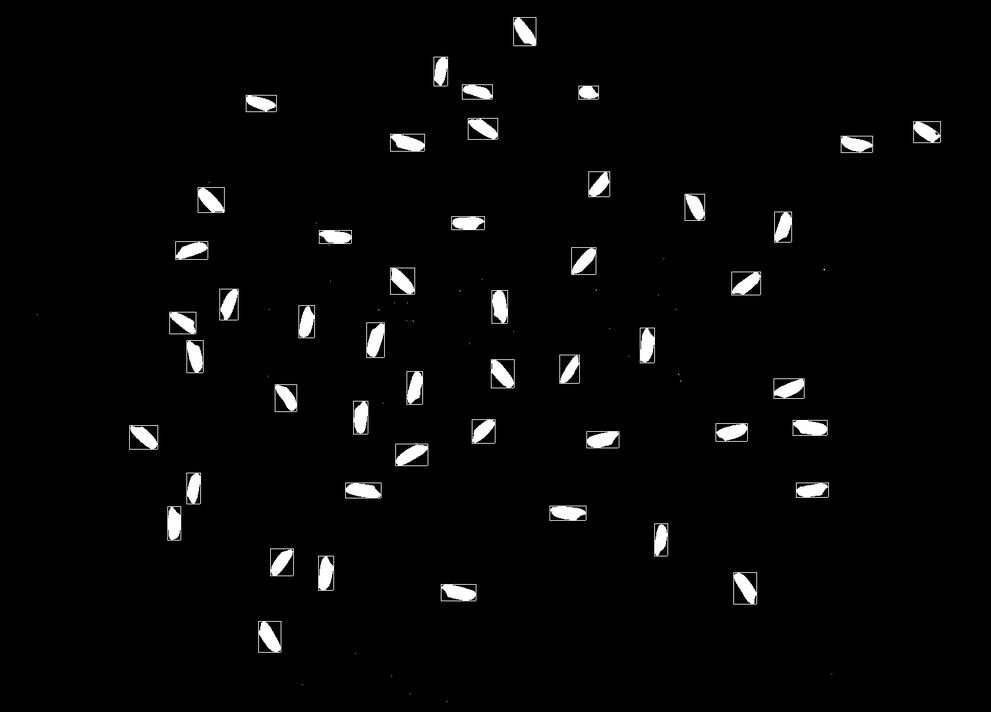
#> input picture 01 - retangularizada.bmp, 991 x 712 px, shrunk from 1504 x 1080 before the run, given in place of arroz.bmp, which was not available
$ python main.py   (Python 2 division)
#> lines starting #> are read from the running program, lines starting #| are printed output that depends on the picture; after the words box and inside, x2 and y2 are one past the last pixel; in counts of white or black regions, pixels touching at a corner belong together; pictures that were not available may be replaced by others from this repository, and a replacement may not be noted
#> further down, image is the input picture: shape (712, 991); min 0, max 255, mean 6.9

# coding: utf-8

# In[1]:


import cv2
import time


# In[2]:


global NEGATIVO
global THRESHOLD
global ALTURA_MIN
global LARGURA_MIN
global N_PIXELS_MIN

NEGATIVO = 0
THRESHOLD = 200
ALTURA_MIN = 10
LARGURA_MIN = 10
N_PIXELS_MIN = 20


# In[3]:


def binariza (entrada, saida, threshold):
#> called with threshold = 200
    for altura in range(entrada.shape[0]):
        for largura in range(entrada.shape[1]):
            if entrada[altura][largura] >= threshold:
                saida[altura][largura] = 255
            else:
                saida[altura][largura] = 0
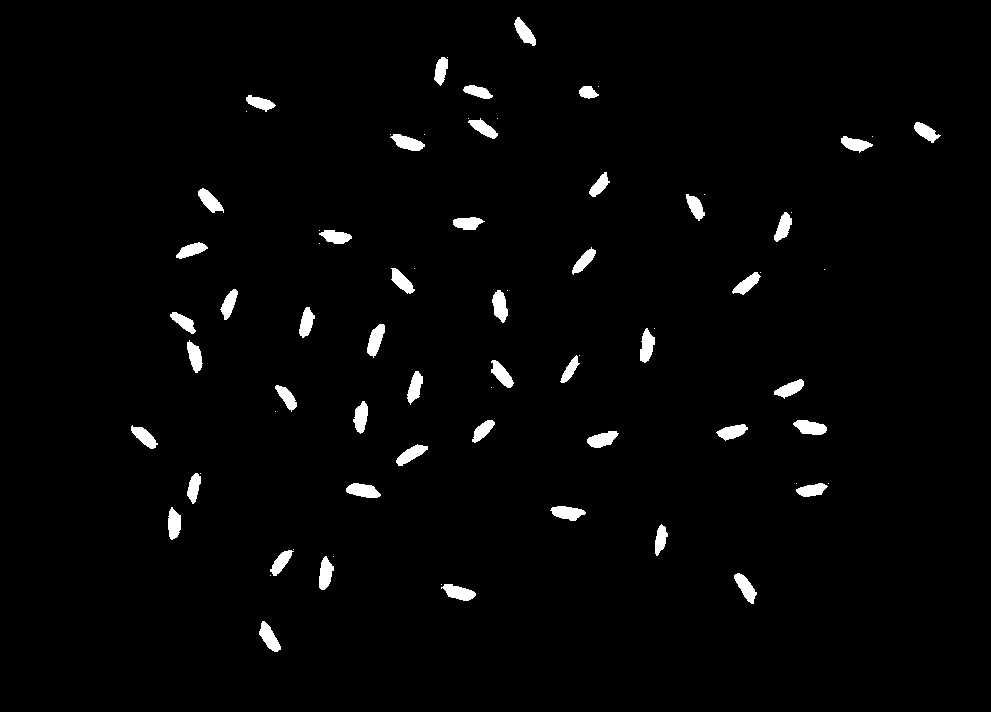
#> saida: shape (712, 991); 2.1% white; 76 white regions (27 under 20 px), largest, box (x1, y1, x2, y2) and area: (346, 483, 381, 498) 366, (793, 420, 827, 435) 362, (367, 324, 385, 358) 359
    return saida


# In[4]:


def negativo(imagem):
    for linha in range(len(imagem)):
        for coluna in range(len(imagem[linha])):
            imagem[linha][coluna] = 255 - int(imagem[linha][coluna])
    return imagem


# In[5]:


class Rectangle:
    def __init__(self, x_min, x_max, y_min, y_max):
        self.x_min = x_min
        self.x_max = x_max
        self.y_min = y_min
        self.y_max = y_max


# In[6]:


class Component:
    def __init__(self, label, n_pixels, rect):
        self.label = label
        self.n_pixels = n_pixels
        self.rect = rect


# In[11]:


def rotula (entrada, componentes, largura_min, altura_min, n_pixels_min):
#> called with componentes = 0, largura_min = 10, altura_min = 10, n_pixels_min = 20
    label = 0.1
    #Inicia Lista de componentes
    componentes = []
    imagem=entrada.copy()

    for altura in range(entrada.shape[0]):
        for largura in range(entrada.shape[1]):
            #Se o pixel for branco
            if entrada[altura][largura] == 255:
                #Comece a inundação
                componente = inunda(label, entrada, altura, largura, 1, Rectangle(largura,largura,altura,altura))
                #Se o objeto inundado tiver mais pixels do que o numero minimo definido
                if componente != 0:
                    if componente.n_pixels >= n_pixels_min:
                        if (componente.rect.x_max - componente.rect.x_min) >= largura_min:
                            if(componente.rect.y_max - componente.rect.y_min) >= altura_min:
                                #Adicione ao lista de componentes e incremente a label
                                componentes.append(componente)
                                label = label+0.1
#> this loop made 712 passes
#> after the loop, componentes = 49 items; label = 5

    #printando todos os componentes encontrados
    for i in componentes:
        imagem = desenhaRetangulo(i, 1, imagem)
#> this loop made 49 passes
#> (y_max in desenhaRetangulo, y_min in desenhaRetangulo, x_max in desenhaRetangulo, x_min in desenhaRetangulo) on passes 1 to 12: (46, 16, 536, 513), (86, 56, 448, 433), (99, 84, 493, 462), (99, 85, 599, 578), (112, 94, 276, 245), (139, 117, 498, 467), (143, 121, 941, 913), (151, 133, 425, 389), (153, 135, 873, 840), (197, 171, 610, 588), (213, 187, 224, 197), (221, 193, 705, 685)
#> pass 3, in rotula, `imagem = desenhaRetangulo(i, 1, imagem)`:
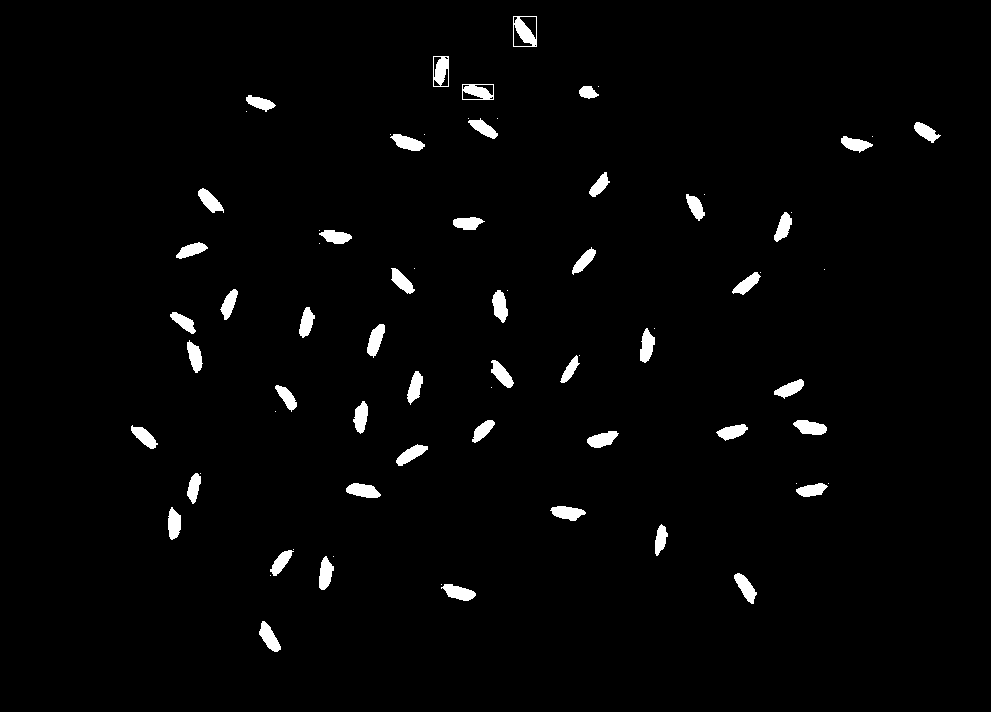
#> imagem: shape (712, 991); 2.2% white; 75 white regions (26 under 20 px), largest, box (x1, y1, x2, y2) and area: (513, 16, 537, 47) 421, (346, 483, 381, 498) 366, (793, 420, 827, 435) 362
#> after the loop:
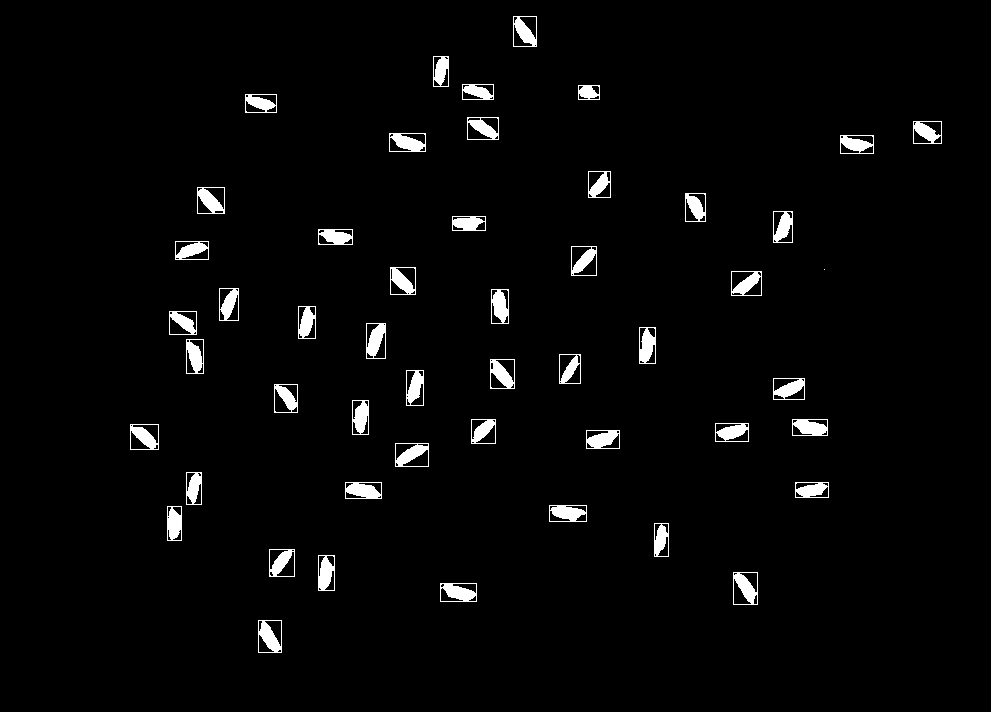
#> imagem: shape (712, 991); 2.8% white; 50 white regions (1 under 20 px), largest, box (x1, y1, x2, y2) and area: (345, 482, 382, 499) 470, (440, 583, 477, 602) 468, (366, 323, 386, 359) 467
#        print 'Componente: ' + str(i.label).replace('.', '') + ' | Numero de pixels: ' + str(i.n_pixels)
#        print 'y min: ' + str(i.rect.y_min) + ' | y max: ' + str(i.rect.y_max)
#        print 'x min: ' + str(i.rect.x_min) + ' | x max: ' + str(i.rect.x_max)

    cv2.imwrite( "01 - retangularizada.bmp", imagem);
    return len(componentes)


# In[8]:


def inunda(label, entrada, x, y, ind, rect):
    n_pixels_cont = 1
    entrada[x][y] = label

    if y < rect.x_min:
        rect.x_min = y
    elif y > rect.x_max:
        rect.x_max = y

    if x < rect.y_min:
        rect.y_min = x
    elif x > rect.y_max:
        rect.y_max = x

    #Visite seu quatro vizinhos e verifique se fazem parte do objeto
    if entrada[x-1][y] == 255:
        #Se fizerem, prossiga com a inundação recursiva nessa direção
        n_pixels_cont = inunda(label, entrada, x-1, y, 0, rect) + 1
    if entrada[x][y-1] == 255:
        n_pixels_cont  = inunda(label, entrada, x, y-1, 0, rect) + 1
    if entrada[x+1][y] == 255:
        n_pixels_cont = inunda(label, entrada, x+1, y, 0, rect) + 1
    if entrada[x][y+1] == 255:
        n_pixels_cont  = inunda(label, entrada, x, y+1, 0, rect) + 1

    #A variavel ind verifica se estamos na primeira chamada do objeto, assim, se a inundação foi finalizada
    if ind == 1:
        #Se for, verifique se o numero de pixels do objeto é maior que o minimo definido
        if n_pixels_cont >= N_PIXELS_MIN:
            #Se for, crie um componente e retorne
            componente = Component(label, n_pixels_cont, rect)
            return componente
        else:
            return 0
    #Se não for a primeira chamada, retorne a contagem de pixels do objeto para ser incrementada com as outras chamadas
    else:
        return n_pixels_cont


# In[9]:


def desenhaRetangulo(componente, spread, img):
    y_max = componente.rect.y_max + spread
    y_min = componente.rect.y_min - spread
    x_max = componente.rect.x_max + spread
    x_min = componente.rect.x_min - spread
    for i in range(y_min, y_max+1):
        img[i][x_max] = 255
        img[i][x_min] = 255

    for i in range(x_min, x_max+1):
        img[y_min][i] = 255
        img[y_max][i] = 255

    return img


# In[10]:


##MAIN
image = cv2.imread("pacote2/arroz.bmp",0)

if image is None:
    print 'Erro ao abrir imagem.'
    print 'Verifique se a imagem está em: '
    print 'pacote2/arroz.bmp'
    exit()

if(NEGATIVO > 0):
    imagemBinarizada = negativo(imagemBinarizada)

imagemBinarizada = binariza(image, image, THRESHOLD)

#cv2.imwrite( "01 - binarizada.bmp", imagemBinarizada);

start = time.time()
n_componentes = rotula(imagemBinarizada, 0, ALTURA_MIN, LARGURA_MIN, N_PIXELS_MIN)
#> n_componentes = 49
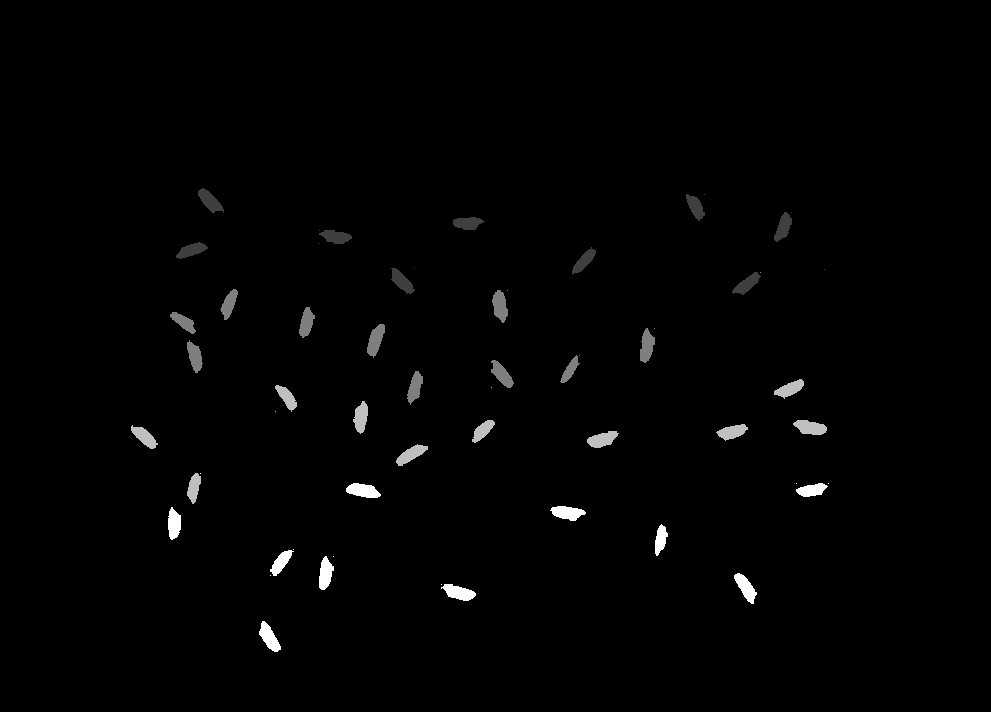
#> imagemBinarizada: shape (712, 991); 2.13% of pixels changed, all inside (x1, y1, x2, y2) = (131, 17, 941, 652); drawn with min black and max white
end = time.time()
print '\nNumero total de componentes: ' + str(n_componentes)
#| Numero total de componentes: 49

print'Contagem de componentes executada em: ' + str('%.2f' % (end - start)) + ' segundos'

$ run again, on Contagem_arroz/img.bmp
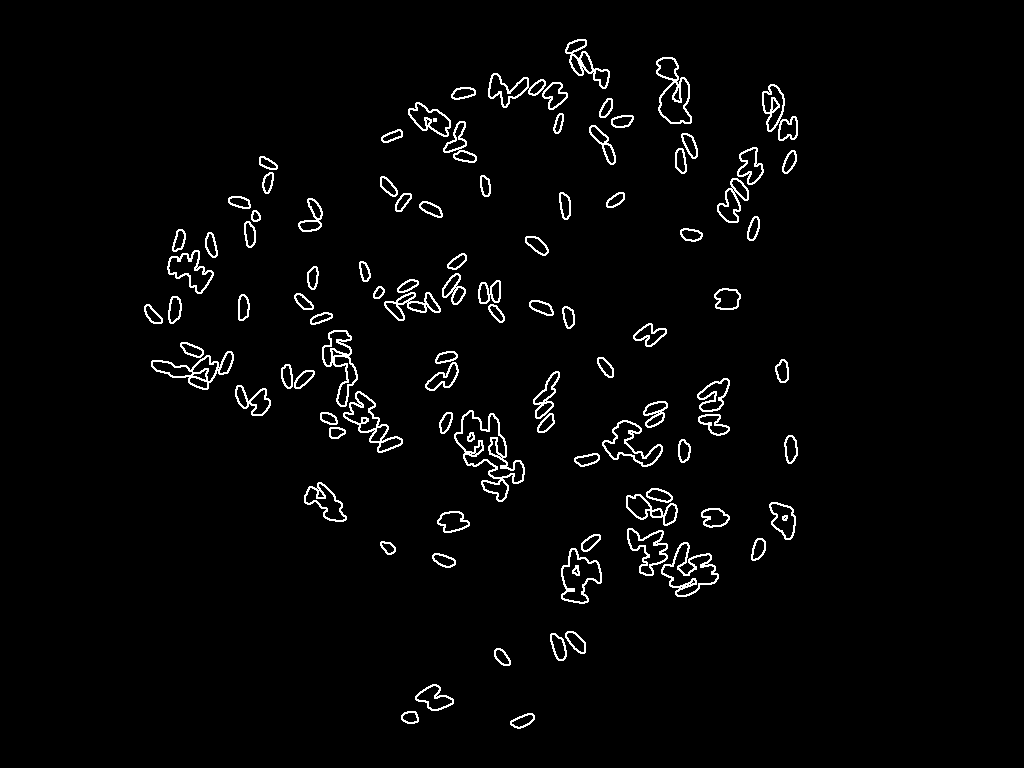
#> input picture Contagem_arroz/img.bmp, 1024 x 768 px, given in place of arroz.bmp, which was not available
#> image: shape (768, 1024); 2.6% white in thin lines or dots, all inside (x1, y1, x2, y2) = (144, 39, 798, 729)
#> the loop in rotula, `for altura in range(entrada.shape[0]):` made 768 passes
#> after the loop in rotula, `for altura in range(entrada.shape[0]):`: componentes = 17 items; label = 1.8
#> the loop in rotula, `for i in componentes:` made 17 passes
#> (y_max in desenhaRetangulo, y_min in desenhaRetangulo, x_max in desenhaRetangulo, x_min in desenhaRetangulo) on passes 1 to 8: (137, 101, 451, 407), (159, 132, 698, 680), (170, 155, 278, 258), (197, 174, 491, 479), (197, 175, 398, 379), (220, 191, 571, 558), (232, 197, 323, 297), (256, 235, 549, 524)
#> after the loop in rotula, `for i in componentes:`:
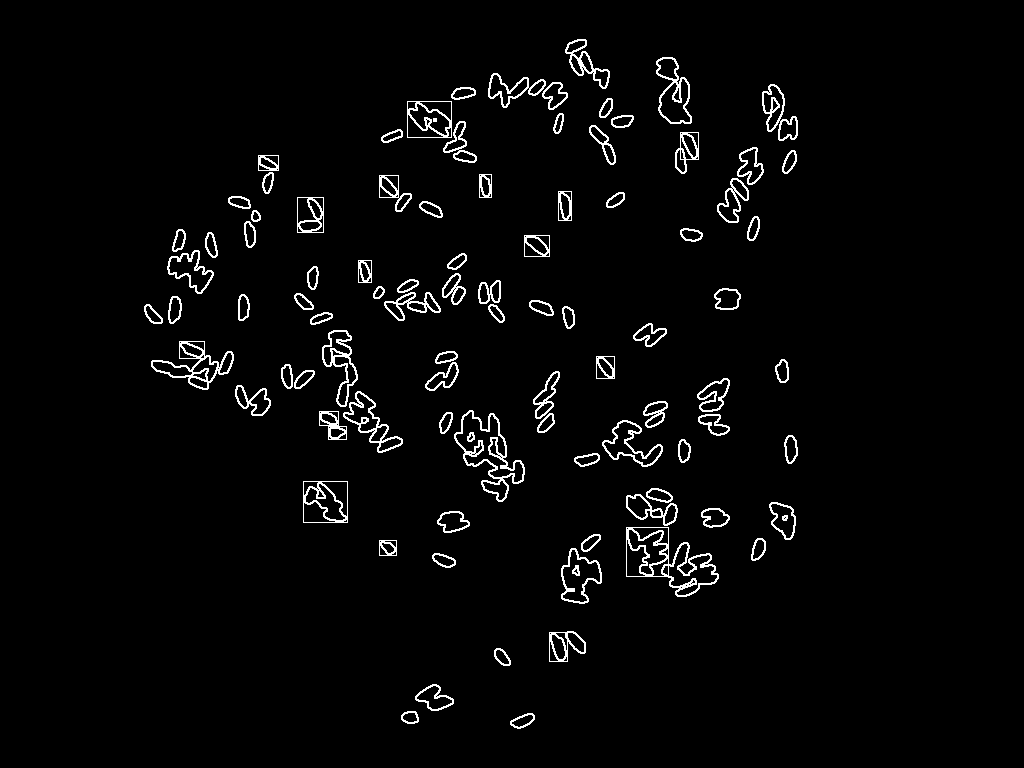
#> imagem: shape (768, 1024); 2.8% white in thin lines or dots, all inside (x1, y1, x2, y2) = (144, 39, 798, 729)
#> n_componentes = 17
#> `n_componentes = rotula(imagemBinarizada, 0, ALTURA_MIN, LARGURA_MIN, N..`:
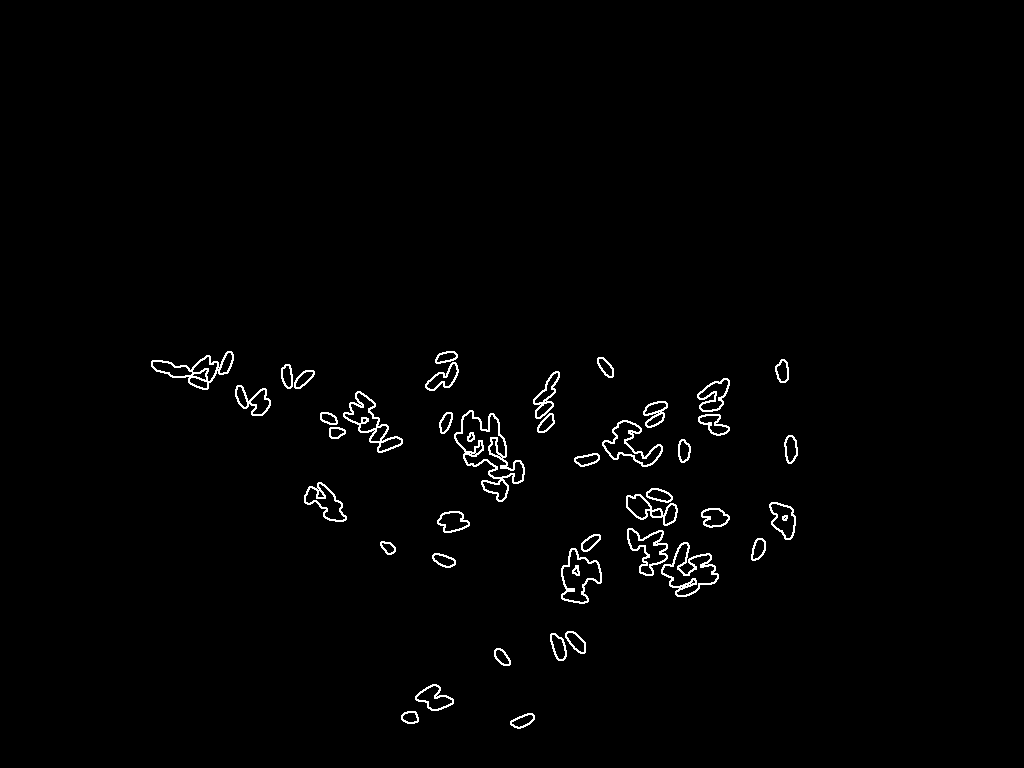
#> imagemBinarizada: shape (768, 1024); values 0 (black) and 1 (white), 1.3% white in thin lines or dots, all inside (x1, y1, x2, y2) = (151, 351, 798, 729)
#| Numero total de componentes: 17
